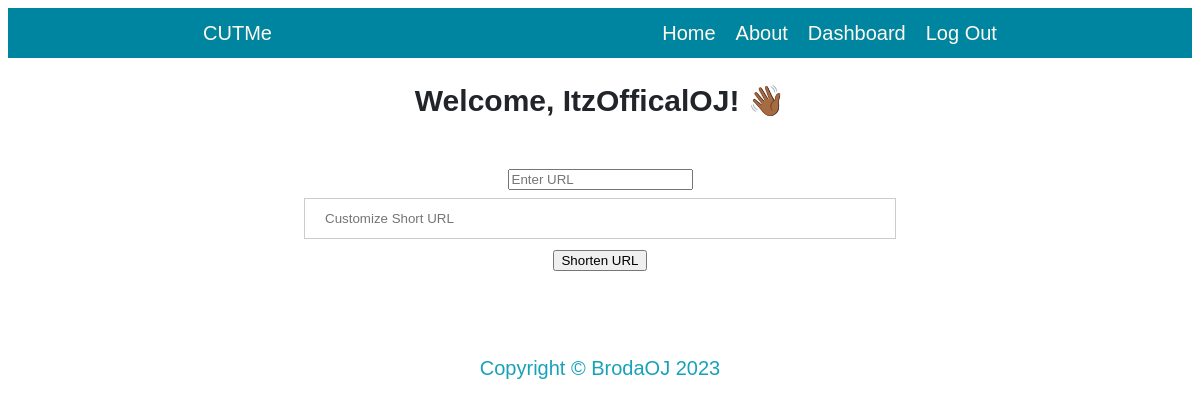
Before: / (signed in) with the older database file.
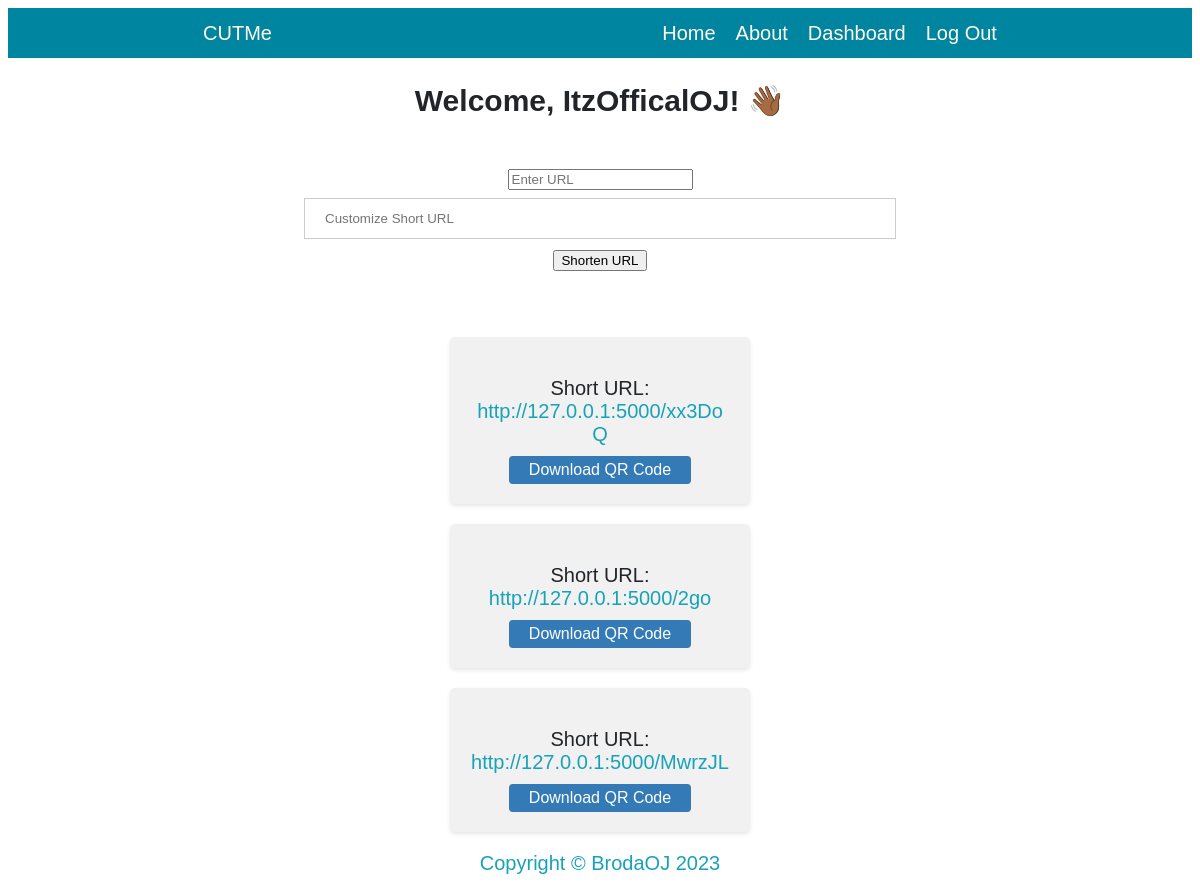
After: the same page with the newer database file.
### app.py (models this page shows, shortened)
class User(db.Model, UserMixin):
    __tablename__ = 'users'
    id = db.Column(db.Integer, primary_key=True)
    username = db.Column(db.String(50), unique=True, nullable=False)
    password = db.Column(db.String(100), nullable=False)
    created_urls = db.relationship('URL', backref='created_by', foreign_keys='URL.user_id')

class URL(db.Model):
    __tablename__ = 'urls'
    id = db.Column(db.Integer, primary_key=True)
    short_code = db.Column(db.String(6), unique=True, nullable=False)
    long_url = db.Column(db.String)
    short_url = db.Column(db.String)
    custom_short_url = db.Column(db.String)  # Add custom_short_url attribute
    user_id = db.Column(db.Integer, db.ForeignKey('users.id'))
    created_at = db.Column(db.DateTime, default=datetime.utcnow)
    clicks = db.relationship('Analytics', backref='url', lazy='dynamic')

### app.py (the view)
@app.route('/')
@limiter.limit('10/minute')
@login_required
def index():
    user = current_user
    urls = user.created_urls
    return render_template('index.html', user=user, urls=urls)

### app.py (called while the page is built)
@login_manager.user_loader
def load_user(user_id):
    return User.query.get(int(user_id))

### templates/index.html (shortened to what this page needs)
{% extends 'layout.html' %}
{% block content %}
    {% if current_user.is_authenticated %}
        <h2>Welcome, {{ current_user.username }}! <span class="wave">👋🏾</span></h2>
        <br>
        <form method="POST" action="/shorten">
            <input type="url" name="url" placeholder="Enter URL" required>
            <input type="text" name="custom_short_url" placeholder="Customize Short URL">
            <button type="submit">Shorten URL</button>
        </form>
        <br>
        <br>
        <div class="link-card-container">
        {% for url in urls %}
            <div class="link-card">
                <p>Short URL: <a href="{{ url.short_url }}">{{ url.short_url }}</a></p>
                <a href="{{ url_for('download_qr_code', url_id=url.id) }}" class="download-button">Download QR Code</a>
            </div>
        {% endfor %}
        </div>
    {% endif %}
{% endblock content %}

### templates/layout.html (shortened to what this page needs)
<!DOCTYPE html>
<html lang="en">
  <head>
    <link
      rel="stylesheet"
      href="{{url_for('static',filename= 'css/style.css')}}"
    />
  </head>
  <body>
    <header>
      <div class="Blog_tittle">
        <a href="{{url_for('index')}}">CUTMe</a>
      </div>
      <div class="navs">
        {% if current_user.is_authenticated %}
        <a href="{{url_for('index')}}">Home</a>
        <a href="{{url_for('about')}}">About</a>
        <a href="{{url_for('dashboard')}}">Dashboard</a>
        <a href="{{url_for('logout')}}">Log Out</a>
        {% else %}
        <a href="{{url_for('index')}}">Home</a>
        <a href="{{url_for('about')}}">About</a>
        <a href="{{url_for('register')}}">Sign Up</a>
        <a href="{{url_for('login')}}">Log In</a>
        {% endif %}
      </div>
    </header>
    <main class="container">{% block content %}{% endblock content %}</main>
      <p class="footer">
        <a href="#"
          >Copyright © BrodaOJ <script>document.write(new Date().getFullYear());</script> </a>
      </p>
  </body>
</html>

### static/css/style.css (style rules this page uses)
* { font-family: Arial, Helvetica, sans-serif; box-sizing: border-box; }
body { font-size:20px; color:#212529; text-align: center; font-family:Lora,'Times New Roman',serif, }
header { display: flex; flex-flow: row wrap; justify-content: space-between; margin-bottom: 20px; background-color: #0085a1; min-height: 50px; max-height: auto; }
header > * { flex: 1 1 auto; }
header a { margin: 10px; color: floralwhite; text-decoration: none; white-space: nowrap; }
a { text-decoration: none; color: #17a2b8; overflow-wrap: break-word; }
.navs, .Blog_tittle { display: flex; flex-wrap: wrap; align-content: center; justify-content: center; }
.container { width: 50%; margin: auto; }
input[type=text], input[type=password] { width: 100%; padding: 12px 20px; margin: 8px 0; display: inline-block; border: 1px solid #ccc; box-sizing: border-box; }
.link-card-container { display: flex; flex-wrap: wrap; justify-content: center; gap: 20px; margin-top: 20px; }
.link-card { background-color: #f1f1f1; padding: 20px; width: 300px; border-radius: 5px; box-shadow: 0 2px 4px rgba(0, 0, 0, 0.1); }
.link-card p { margin-bottom: 10px; }
.link-card a { text-decoration: none; }
.download-button { display: inline-block; padding: 5px 20px; background-color: #337ab7; color: #fff; border: none; border-radius: 4px; text-decoration: none; font-size: 16px; cursor: pointer; }

Changed rows visible on the page:
now on this page (row edited): URL: short_url "http://127.0.0.1:5000/xx3DoQ"
now on this page (row edited): URL: short_url "http://127.0.0.1:5000/2go"
now on this page (row edited): URL: short_url "http://127.0.0.1:5000/MwrzJL"
